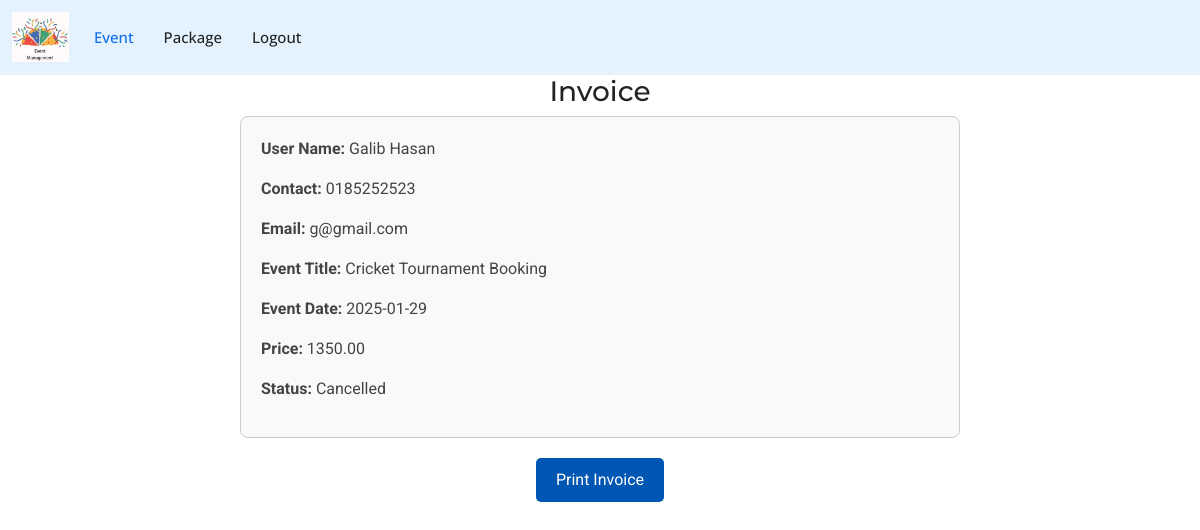
The page /invoice.php?booking_id=13 (signed in) on the database as committed earlier.
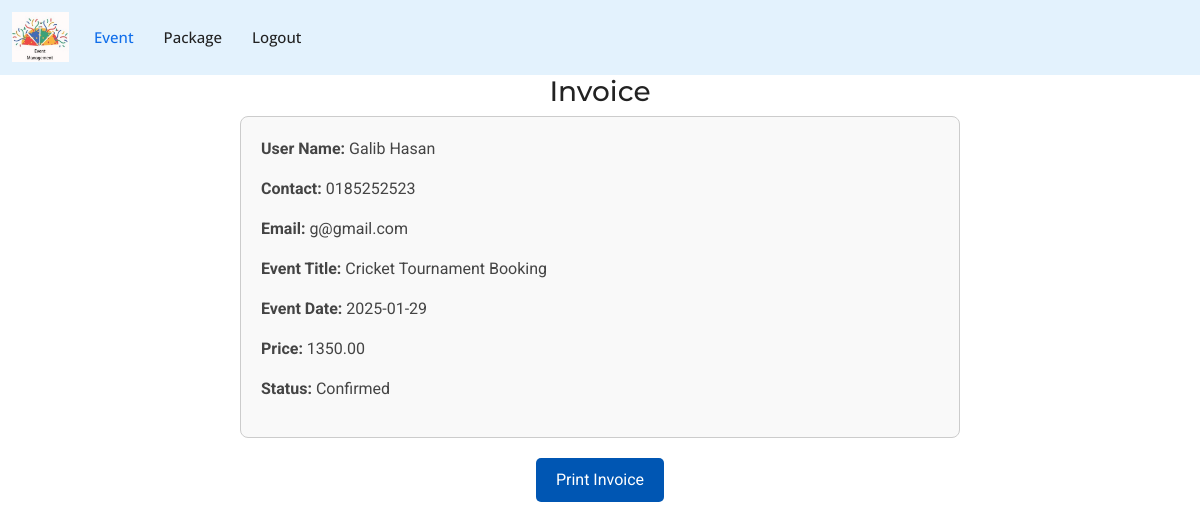
The same page on the database as committed later.
### tables this page shows
CREATE TABLE `bookings` (
  `id` int(11) NOT NULL,
  `user_id` int(11) NOT NULL,
  `event_id` int(11) NOT NULL,
  `booking_date` timestamp NOT NULL DEFAULT current_timestamp(),
  `status` varchar(255) DEFAULT NULL
);

CREATE TABLE `user` (
  `userid` int(11) NOT NULL,
  `name` varchar(50) NOT NULL,
  `contact` varchar(250) NOT NULL,
  `email` varchar(50) NOT NULL,
  `password` varchar(50) NOT NULL,
  `roleid` int(11) NOT NULL
);

CREATE TABLE `events` (
  `id` int(11) NOT NULL,
  `event_title` varchar(255) NOT NULL,
  `event_date` date NOT NULL,
  `event_time` time NOT NULL,
  `event_location` varchar(255) NOT NULL,
  `event_description` text NOT NULL,
  `price` decimal(10,2) NOT NULL,
  `event_image` varchar(255) NOT NULL,
  `created_at` timestamp NOT NULL DEFAULT current_timestamp()
);

### invoice.php (the view, shortened to what this page needs)
<?php
include('connect.php');
include('header.php');
if (isset($_GET['booking_id']) && is_numeric($_GET['booking_id'])) {
    $booking_id = intval($_GET['booking_id']);
    $sql = "SELECT
                bookings.id AS booking_id,
                events.event_title,
                events.event_date,
                events.price,
                bookings.status,
                user.name AS user_name,
                user.contact AS user_contact,
                user.email AS user_email
            FROM bookings
            JOIN events ON bookings.event_id = events.id
            JOIN user ON bookings.user_id = user.userid
            WHERE bookings.id = ?";
    $stmt = $connect->prepare($sql);
    $stmt->bind_param('i', $booking_id);
    $stmt->execute();
    $result = $stmt->get_result();
    if ($result->num_rows > 0) {
        $row = $result->fetch_assoc();
        echo "<h3 style='text-align:center;'>Invoice</h3>";
        echo "<div style='width: 60%; margin: 0 auto; padding: 20px; border: 1px solid #ccc; border-radius: 8px; background: #f9f9f9;'>
                <p><strong>User Name:</strong> {$row['user_name']}</p>
                <p><strong>Contact:</strong> {$row['user_contact']}</p>
                <p><strong>Email:</strong> {$row['user_email']}</p>
                <p><strong>Event Title:</strong> {$row['event_title']}</p>
                <p><strong>Event Date:</strong> {$row['event_date']}</p>
                <p><strong>Price:</strong> {$row['price']}</p>
                <p><strong>Status:</strong> {$row['status']}</p>
              </div>";
        echo "<button class='btn-print' onclick='window.print();' style='margin-top: 20px; display: block; margin: 20px auto; padding: 10px 20px; background: #0056b3; color: white; border: none; border-radius: 5px; cursor: pointer;'>Print Invoice</button>";
    } else {
        echo "<p>Invoice not found.</p>";
    }
} else {
    echo "<p>Invalid booking ID.</p>";
}

Rows that differ between the two databases and show on the page:
changed bookings "Galib Hasan": status "Cancelled" → "Confirmed"
